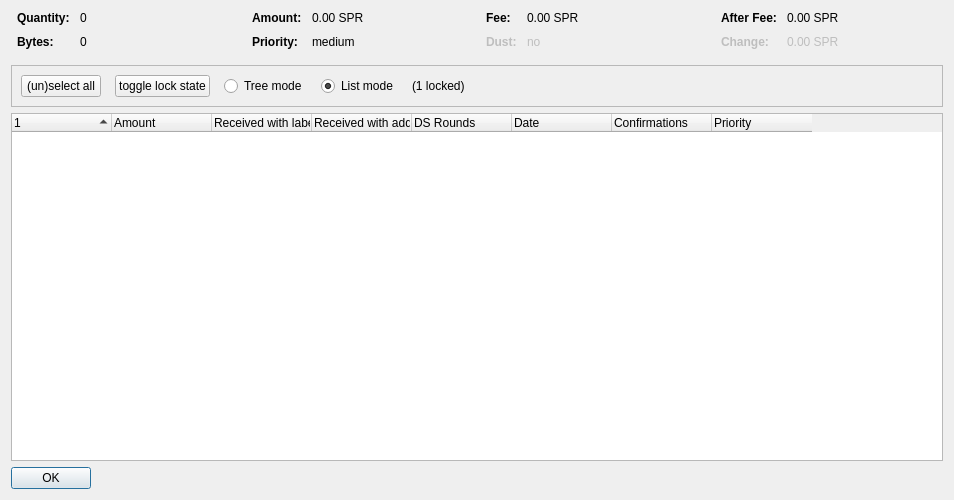
<?xml version="1.0" encoding="UTF-8"?>
<ui version="4.0">
 <class>CoinControlDialog</class>
 <widget class="QDialog" name="CoinControlDialog">
  <property name="geometry">
   <rect>
    <x>0</x>
    <y>0</y>
    <width>954</width>
    <height>500</height>
   </rect>
  </property>
  <property name="windowTitle">
   <string>Coin Selection</string>
  </property>
  <layout class="QVBoxLayout" name="verticalLayout">
   <item>
    <layout class="QHBoxLayout" name="horizontalLayoutTop" stretch="0,0,0,0">
     <property name="topMargin">
      <number>0</number>
     </property>
     <property name="bottomMargin">
      <number>10</number>
     </property>
     <item>
      <layout class="QFormLayout" name="formLayoutCoinControl1">
       <property name="horizontalSpacing">
        <number>10</number>
       </property>
       <property name="verticalSpacing">
        <number>10</number>
       </property>
       <property name="leftMargin">
        <number>6</number>
       </property>
       <property name="rightMargin">
        <number>6</number>
       </property>
       <item row="0" column="0">
        <widget class="QLabel" name="labelCoinControlQuantityText">
         <property name="font">
          <font>
           <weight>75</weight>
           <bold>true</bold>
          </font>
         </property>
         <property name="text">
          <string>Quantity:</string>
         </property>
        </widget>
       </item>
       <item row="0" column="1">
        <widget class="QLabel" name="labelCoinControlQuantity">
         <property name="cursor">
          <cursorShape>IBeamCursor</cursorShape>
         </property>
         <property name="contextMenuPolicy">
          <enum>Qt::ActionsContextMenu</enum>
         </property>
         <property name="text">
          <string notr="true">0</string>
         </property>
         <property name="textInteractionFlags">
          <set>Qt::LinksAccessibleByMouse|Qt::TextSelectableByKeyboard|Qt::TextSelectableByMouse</set>
         </property>
        </widget>
       </item>
       <item row="1" column="0">
        <widget class="QLabel" name="labelCoinControlBytesText">
         <property name="font">
          <font>
           <weight>75</weight>
           <bold>true</bold>
          </font>
         </property>
         <property name="text">
          <string>Bytes:</string>
         </property>
        </widget>
       </item>
       <item row="1" column="1">
        <widget class="QLabel" name="labelCoinControlBytes">
         <property name="cursor">
          <cursorShape>IBeamCursor</cursorShape>
         </property>
         <property name="contextMenuPolicy">
          <enum>Qt::ActionsContextMenu</enum>
         </property>
         <property name="text">
          <string notr="true">0</string>
         </property>
         <property name="textInteractionFlags">
          <set>Qt::LinksAccessibleByMouse|Qt::TextSelectableByKeyboard|Qt::TextSelectableByMouse</set>
         </property>
        </widget>
       </item>
      </layout>
     </item>
     <item>
      <layout class="QFormLayout" name="formLayoutCoinControl2">
       <property name="horizontalSpacing">
        <number>10</number>
       </property>
       <property name="verticalSpacing">
        <number>10</number>
       </property>
       <property name="leftMargin">
        <number>6</number>
       </property>
       <property name="rightMargin">
        <number>6</number>
       </property>
       <item row="0" column="0">
        <widget class="QLabel" name="labelCoinControlAmountText">
         <property name="font">
          <font>
           <weight>75</weight>
           <bold>true</bold>
          </font>
         </property>
         <property name="text">
          <string>Amount:</string>
         </property>
        </widget>
       </item>
       <item row="0" column="1">
        <widget class="QLabel" name="labelCoinControlAmount">
         <property name="cursor">
          <cursorShape>IBeamCursor</cursorShape>
         </property>
         <property name="contextMenuPolicy">
          <enum>Qt::ActionsContextMenu</enum>
         </property>
         <property name="text">
          <string notr="true">0.00 SPR</string>
         </property>
         <property name="textInteractionFlags">
          <set>Qt::LinksAccessibleByMouse|Qt::TextSelectableByKeyboard|Qt::TextSelectableByMouse</set>
         </property>
        </widget>
       </item>
       <item row="1" column="0">
        <widget class="QLabel" name="labelCoinControlPriorityText">
         <property name="font">
          <font>
           <weight>75</weight>
           <bold>true</bold>
          </font>
         </property>
         <property name="text">
          <string>Priority:</string>
         </property>
        </widget>
       </item>
       <item row="1" column="1">
        <widget class="QLabel" name="labelCoinControlPriority">
         <property name="cursor">
          <cursorShape>IBeamCursor</cursorShape>
         </property>
         <property name="contextMenuPolicy">
          <enum>Qt::ActionsContextMenu</enum>
         </property>
         <property name="text">
          <string>medium</string>
         </property>
         <property name="textInteractionFlags">
          <set>Qt::LinksAccessibleByMouse|Qt::TextSelectableByKeyboard|Qt::TextSelectableByMouse</set>
         </property>
        </widget>
       </item>
      </layout>
     </item>
     <item>
      <layout class="QFormLayout" name="formLayoutCoinControl3">
       <property name="horizontalSpacing">
        <number>10</number>
       </property>
       <property name="verticalSpacing">
        <number>10</number>
       </property>
       <property name="leftMargin">
        <number>6</number>
       </property>
       <property name="rightMargin">
        <number>6</number>
       </property>
       <item row="0" column="0">
        <widget class="QLabel" name="labelCoinControlFeeText">
         <property name="font">
          <font>
           <weight>75</weight>
           <bold>true</bold>
          </font>
         </property>
         <property name="text">
          <string>Fee:</string>
         </property>
        </widget>
       </item>
       <item row="0" column="1">
        <widget class="QLabel" name="labelCoinControlFee">
         <property name="cursor">
          <cursorShape>IBeamCursor</cursorShape>
         </property>
         <property name="contextMenuPolicy">
          <enum>Qt::ActionsContextMenu</enum>
         </property>
         <property name="text">
          <string notr="true">0.00 SPR</string>
         </property>
         <property name="textInteractionFlags">
          <set>Qt::LinksAccessibleByMouse|Qt::TextSelectableByKeyboard|Qt::TextSelectableByMouse</set>
         </property>
        </widget>
       </item>
       <item row="1" column="0">
        <widget class="QLabel" name="labelCoinControlLowOutputText">
         <property name="enabled">
          <bool>false</bool>
         </property>
         <property name="font">
          <font>
           <weight>75</weight>
           <bold>true</bold>
          </font>
         </property>
         <property name="text">
          <string>Dust:</string>
         </property>
        </widget>
       </item>
       <item row="1" column="1">
        <widget class="QLabel" name="labelCoinControlLowOutput">
         <property name="enabled">
          <bool>false</bool>
         </property>
         <property name="cursor">
          <cursorShape>IBeamCursor</cursorShape>
         </property>
         <property name="contextMenuPolicy">
          <enum>Qt::ActionsContextMenu</enum>
         </property>
         <property name="text">
          <string>no</string>
         </property>
         <property name="textInteractionFlags">
          <set>Qt::LinksAccessibleByMouse|Qt::TextSelectableByKeyboard|Qt::TextSelectableByMouse</set>
         </property>
        </widget>
       </item>
      </layout>
     </item>
     <item>
      <layout class="QFormLayout" name="formLayoutCoinControl4">
       <property name="horizontalSpacing">
        <number>10</number>
       </property>
       <property name="verticalSpacing">
        <number>10</number>
       </property>
       <property name="leftMargin">
        <number>6</number>
       </property>
       <property name="rightMargin">
        <number>6</number>
       </property>
       <item row="0" column="0">
        <widget class="QLabel" name="labelCoinControlAfterFeeText">
         <property name="font">
          <font>
           <weight>75</weight>
           <bold>true</bold>
          </font>
         </property>
         <property name="text">
          <string>After Fee:</string>
         </property>
        </widget>
       </item>
       <item row="0" column="1">
        <widget class="QLabel" name="labelCoinControlAfterFee">
         <property name="cursor">
          <cursorShape>IBeamCursor</cursorShape>
         </property>
         <property name="contextMenuPolicy">
          <enum>Qt::ActionsContextMenu</enum>
         </property>
         <property name="text">
          <string notr="true">0.00 SPR</string>
         </property>
         <property name="textInteractionFlags">
          <set>Qt::LinksAccessibleByMouse|Qt::TextSelectableByKeyboard|Qt::TextSelectableByMouse</set>
         </property>
        </widget>
       </item>
       <item row="1" column="0">
        <widget class="QLabel" name="labelCoinControlChangeText">
         <property name="enabled">
          <bool>false</bool>
         </property>
         <property name="font">
          <font>
           <weight>75</weight>
           <bold>true</bold>
          </font>
         </property>
         <property name="text">
          <string>Change:</string>
         </property>
        </widget>
       </item>
       <item row="1" column="1">
        <widget class="QLabel" name="labelCoinControlChange">
         <property name="enabled">
          <bool>false</bool>
         </property>
         <property name="cursor">
          <cursorShape>IBeamCursor</cursorShape>
         </property>
         <property name="contextMenuPolicy">
          <enum>Qt::ActionsContextMenu</enum>
         </property>
         <property name="text">
          <string notr="true">0.00 SPR</string>
         </property>
         <property name="textInteractionFlags">
          <set>Qt::LinksAccessibleByMouse|Qt::TextSelectableByKeyboard|Qt::TextSelectableByMouse</set>
         </property>
        </widget>
       </item>
      </layout>
     </item>
    </layout>
   </item>
   <item>
    <widget class="QFrame" name="frame">
     <property name="minimumSize">
      <size>
       <width>0</width>
       <height>40</height>
      </size>
     </property>
     <property name="frameShape">
      <enum>QFrame::StyledPanel</enum>
     </property>
     <property name="frameShadow">
      <enum>QFrame::Sunken</enum>
     </property>
     <layout class="QHBoxLayout" name="horizontalLayout">
      <item>
       <layout class="QHBoxLayout" name="horizontalLayoutPanel" stretch="0,0,0,0,0,0">
        <property name="spacing">
         <number>14</number>
        </property>
        <item>
         <widget class="QPushButton" name="pushButtonSelectAll">
          <property name="sizePolicy">
           <sizepolicy hsizetype="Maximum" vsizetype="Fixed">
            <horstretch>0</horstretch>
            <verstretch>0</verstretch>
           </sizepolicy>
          </property>
          <property name="text">
           <string>(un)select all</string>
          </property>
          <property name="autoDefault">
           <bool>false</bool>
          </property>
         </widget>
        </item>
        <item>
         <widget class="QPushButton" name="pushButtonToggleLock">
          <property name="sizePolicy">
           <sizepolicy hsizetype="Maximum" vsizetype="Fixed">
            <horstretch>0</horstretch>
            <verstretch>0</verstretch>
           </sizepolicy>
          </property>
          <property name="text">
           <string>toggle lock state</string>
          </property>
          <property name="autoDefault">
           <bool>false</bool>
          </property>
         </widget>
        </item>
        <item>
         <widget class="QRadioButton" name="radioTreeMode">
          <property name="sizePolicy">
           <sizepolicy hsizetype="Maximum" vsizetype="Fixed">
            <horstretch>0</horstretch>
            <verstretch>0</verstretch>
           </sizepolicy>
          </property>
          <property name="text">
           <string>Tree mode</string>
          </property>
         </widget>
        </item>
        <item>
         <widget class="QRadioButton" name="radioListMode">
          <property name="sizePolicy">
           <sizepolicy hsizetype="Maximum" vsizetype="Fixed">
            <horstretch>0</horstretch>
            <verstretch>0</verstretch>
           </sizepolicy>
          </property>
          <property name="text">
           <string>List mode</string>
          </property>
          <property name="checked">
           <bool>true</bool>
          </property>
         </widget>
        </item>
        <item>
         <widget class="QLabel" name="labelLocked">
          <property name="text">
           <string>(1 locked)</string>
          </property>
         </widget>
        </item>
        <item>
         <spacer name="horizontalSpacer">
          <property name="orientation">
           <enum>Qt::Horizontal</enum>
          </property>
          <property name="sizeHint" stdset="0">
           <size>
            <width>40</width>
            <height>20</height>
           </size>
          </property>
         </spacer>
        </item>
       </layout>
      </item>
     </layout>
    </widget>
   </item>
   <item>
    <widget class="CoinControlTreeWidget" name="treeWidget">
     <property name="contextMenuPolicy">
      <enum>Qt::CustomContextMenu</enum>
     </property>
     <property name="sortingEnabled">
      <bool>false</bool>
     </property>
     <property name="columnCount">
      <number>8</number>
     </property>
     <attribute name="headerShowSortIndicator" stdset="0">
      <bool>true</bool>
     </attribute>
     <attribute name="headerStretchLastSection">
      <bool>false</bool>
     </attribute>
     <column>
      <property name="text">
       <string/>
      </property>
     </column>
     <column>
      <property name="text">
       <string>Amount</string>
      </property>
     </column>
     <column>
      <property name="text">
       <string>Received with label</string>
      </property>
     </column>
     <column>
      <property name="text">
       <string>Received with address</string>
      </property>
     </column>
     <column>
      <property name="text">
       <string>DS Rounds</string>
      </property>
     </column>
     <column>
      <property name="text">
       <string>Date</string>
      </property>
     </column>
     <column>
      <property name="text">
       <string>Confirmations</string>
      </property>
      <property name="toolTip">
       <string>Confirmed</string>
      </property>
     </column>
     <column>
      <property name="text">
       <string>Priority</string>
      </property>
     </column>
    </widget>
   </item>
   <item>
    <widget class="QDialogButtonBox" name="buttonBox">
     <property name="sizePolicy">
      <sizepolicy hsizetype="Maximum" vsizetype="Fixed">
       <horstretch>0</horstretch>
       <verstretch>0</verstretch>
      </sizepolicy>
     </property>
     <property name="orientation">
      <enum>Qt::Horizontal</enum>
     </property>
     <property name="standardButtons">
      <set>QDialogButtonBox::Ok</set>
     </property>
    </widget>
   </item>
  </layout>
 </widget>
 <customwidgets>
  <customwidget>
   <class>CoinControlTreeWidget</class>
   <extends>QTreeWidget</extends>
   <header>coincontroltreewidget.h</header>
  </customwidget>
 </customwidgets>
 <resources/>
 <connections/>
</ui>
